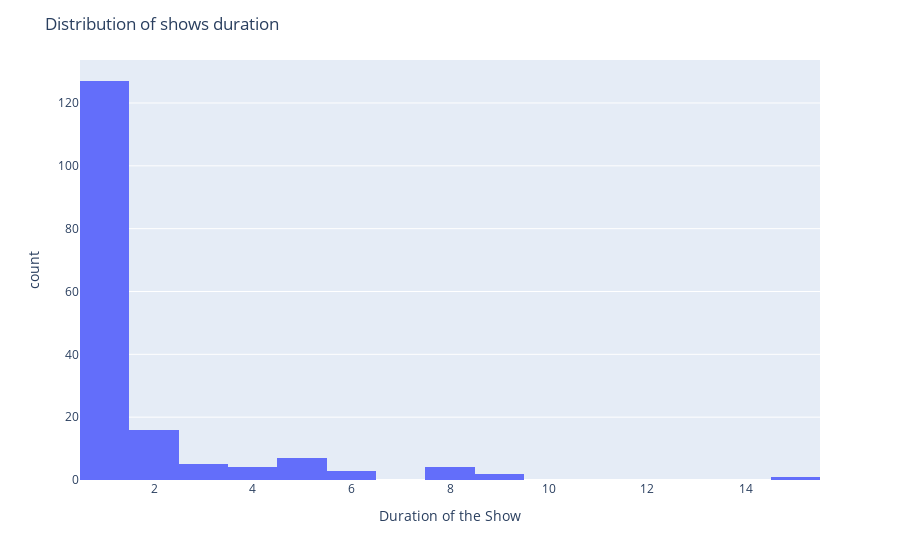

Write notebook code for a chart like this one.
### Markdown cell above
Supernatural is the longest tenured show with 15 seasons

### Code cell
fig = px.histogram(x=df['season_count'])
fig.update_xaxes(categoryorder="total descending")
fig.update_layout(
    title="Distribution of shows duration",
    xaxis_title="Duration of the Show",
)
fig.show()

### Figure 1 — Plotly figure (JSON) as saved in the notebook; plotly's stock layout.template omitted (floating-point values rounded to 4 significant figures; data arrays with more than 128 entries replaced by an {"elided": "..."} marker saying what was removed)
{"data": [{"alignmentgroup": "True", "bingroup": "x", "hovertemplate": "x=%{x}<br>count=%{y}<extra></extra>", "legendgroup": "", "marker": {"color": "#636efa", "pattern": {"shape": ""}}, "name": "", "offsetgroup": "", "orientation": "v", "showlegend": false, "type": "histogram", "x": {"elided": "5189 int values"}, "xaxis": "x", "yaxis": "y"}], "layout": {"barmode": "relative", "legend": {"tracegroupgap": 0}, "margin": {"t": 60}, "title": {"text": "Distribution of shows duration"}, "xaxis": {"anchor": "y", "categoryorder": "total descending", "domain": [0, 1], "title": {"text": "Duration of the Show"}}, "yaxis": {"anchor": "x", "domain": [0, 1], "title": {"text": "count"}}}}
